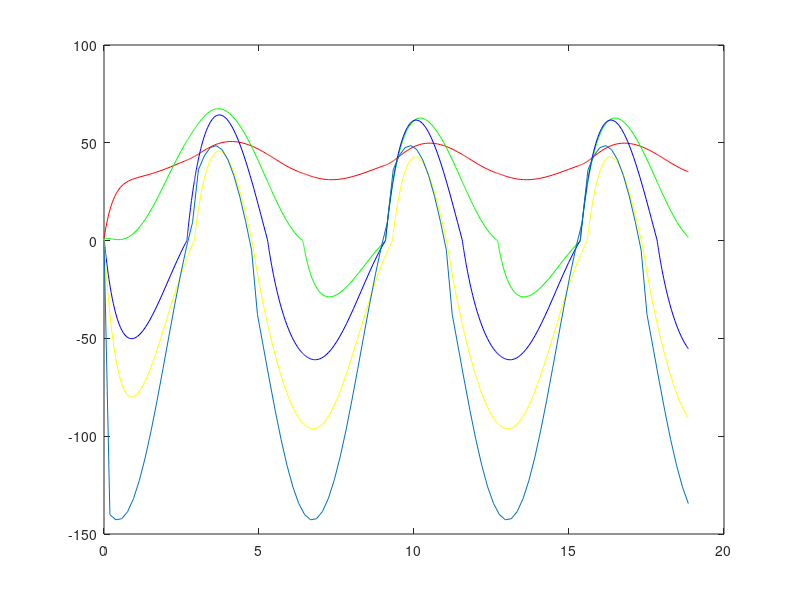

Write the MATLAB code that produced this figure.
function Coupled
    clf;
    %params
    a0 = 0.7;
    a2 = 0.1;
    ai = 0.4;
    S0 = 420;
    S1 = 338;
    S2 = 240;
    w = 1;
    A = 193;
    B = 2.1;
    C = 0.6;
    Fb = 4;
    F = 0;
    x1 = 0;
    x2 = .33;
    x3 = .67;
    x4 = 1;
    G = @(t, E) [getAlbedo(E(1), x1)*getSeasonal(x1, t)-(A+B*E(1))+C*(mean(E)-E(1))+Fb+F;
                    getAlbedo(E(2), x2)*getSeasonal(x2, t)-(A+B*E(2))+C*(mean(E)-E(2))+Fb+F;
                        getAlbedo(E(3), x3)*getSeasonal(x3, t)-(A+B*E(3))+C*(mean(E)-E(3))+Fb+F;
                            getAlbedo(E(4), x4)*getSeasonal(x4, t)-(A+B*E(4))+C*(mean(E)-E(4))+Fb+F];
    [t E] = ode45(G, [0 6*pi], [1, 1, 1, 1]);
    plot(t, E(:,1), 'r', t, E(:,2), 'g', t, E(:,3), 'b', t, E(:,4), 'y'); hold on;
    x=1;
    t = linspace(0, 6*pi, 100);
    E = linspace(0,1,100);
    for ix=linspace(2,length(t),length(t)-1)
        ix
        E(ix) = (getAlbedo(E(ix-1),x)*(S0-S2*x*x)+Fb+F-A)/B+(a0-a2*x*x)*(S1*x)*(w*sin(w*t(ix)+pi)+B*cos(w*t(ix)+pi))/(w*w+B*B);
    end
    plot(t,E); hold on;
end

function albedo=getAlbedo(E, x)
    a0 = 0.7;
    a2 = 0.1;
    ai = 0.4;
    if E > 0
        albedo=a0-a2*(x*x);
    else
        albedo = ai;
    end
end

function season=getSeasonal(x, t)
    S0 = 420;
    S1 = 338;
    S2 = 240;
    w = 1;
    season = S0-S1*x*cos(w*t)-S2*x*x;
end